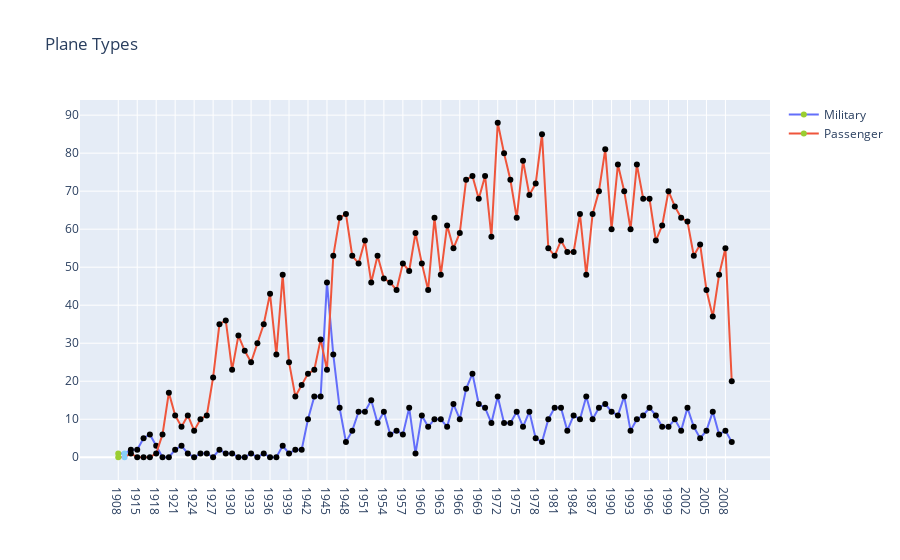

The code cell stored with this chart in its notebook:
### Code cell
colors = ['yellowgreen', 'lightskyblue']

plot_data = [
    go.Scatter(
        x=temp2.index,
        y=temp2['Military'],
        name = 'Military',
        mode='lines+markers'
    ),
    go.Scatter(
        x=temp2.index,
        y=temp2['Passenger'],
        name = 'Passenger',
        mode='lines+markers'
    )
]

plot_layout = go.Layout(
        xaxis={"type": "category"},
        title='Plane Types'
    )

fig = go.Figure(data=plot_data, layout=plot_layout)

fig.update_traces(marker_color=colors)

fig.show()

### Figure 1 — Plotly figure (JSON) as saved in the notebook; plotly's stock layout.template omitted (floating-point values rounded to 4 significant figures)
{"data": [{"marker": {"color": ["yellowgreen", "lightskyblue"]}, "mode": "lines+markers", "name": "Military", "type": "scatter", "x": [1908, 1912, 1913, 1915, 1916, 1917, 1918, 1919, 1920, 1921, 1922, 1923, 1924, 1925, 1926, 1927, 1928, 1929, 1930, 1931, 1932, 1933, 1934, 1935, 1936, 1937, 1938, 1939, 1940, 1941, 1942, 1943, 1944, 1945, 1946, 1947, 1948, 1949, 1950, 1951, 1952, 1953, 1954, 1955, 1956, 1957, 1958, 1959, 1960, 1961, 1962, 1963, 1964, 1965, 1966, 1967, 1968, 1969, 1970, 1971, 1972, 1973, 1974, 1975, 1976, 1977, 1978, 1979, 1980, 1981, 1982, 1983, 1984, 1985, 1986, 1987, 1988, 1989, 1990, 1991, 1992, 1993, 1994, 1995, 1996, 1997, 1998, 1999, 2000, 2001, 2002, 2003, 2004, 2005, 2006, 2007, 2008, 2009], "y": [1, 1, 2, 2, 5, 6, 3, 0, 0, 2, 3, 1, 0, 1, 1, 0, 2, 1, 1, 0, 0, 1, 0, 1, 0, 0, 3, 1, 2, 2, 10, 16, 16, 46, 27, 13, 4, 7, 12, 12, 15, 9, 12, 6, 7, 6, 13, 1, 11, 8, 10, 10, 8, 14, 10, 18, 22, 14, 13, 9, 16, 9, 9, 12, 8, 12, 5, 4, 10, 13, 13, 7, 11, 10, 16, 10, 13, 14, 12, 11, 16, 7, 10, 11, 13, 11, 8, 8, 10, 7, 13, 8, 5, 7, 12, 6, 7, 4]}, {"marker": {"color": ["yellowgreen", "lightskyblue"]}, "mode": "lines+markers", "name": "Passenger", "type": "scatter", "x": [1908, 1912, 1913, 1915, 1916, 1917, 1918, 1919, 1920, 1921, 1922, 1923, 1924, 1925, 1926, 1927, 1928, 1929, 1930, 1931, 1932, 1933, 1934, 1935, 1936, 1937, 1938, 1939, 1940, 1941, 1942, 1943, 1944, 1945, 1946, 1947, 1948, 1949, 1950, 1951, 1952, 1953, 1954, 1955, 1956, 1957, 1958, 1959, 1960, 1961, 1962, 1963, 1964, 1965, 1966, 1967, 1968, 1969, 1970, 1971, 1972, 1973, 1974, 1975, 1976, 1977, 1978, 1979, 1980, 1981, 1982, 1983, 1984, 1985, 1986, 1987, 1988, 1989, 1990, 1991, 1992, 1993, 1994, 1995, 1996, 1997, 1998, 1999, 2000, 2001, 2002, 2003, 2004, 2005, 2006, 2007, 2008, 2009], "y": [0, 0, 1, 0, 0, 0, 1, 6, 17, 11, 8, 11, 7, 10, 11, 21, 35, 36, 23, 32, 28, 25, 30, 35, 43, 27, 48, 25, 16, 19, 22, 23, 31, 23, 53, 63, 64, 53, 51, 57, 46, 53, 47, 46, 44, 51, 49, 59, 51, 44, 63, 48, 61, 55, 59, 73, 74, 68, 74, 58, 88, 80, 73, 63, 78, 69, 72, 85, 55, 53, 57, 54, 54, 64, 48, 64, 70, 81, 60, 77, 70, 60, 77, 68, 68, 57, 61, 70, 66, 63, 62, 53, 56, 44, 37, 48, 55, 20]}], "layout": {"title": {"text": "Plane Types"}, "xaxis": {"type": "category"}}}
